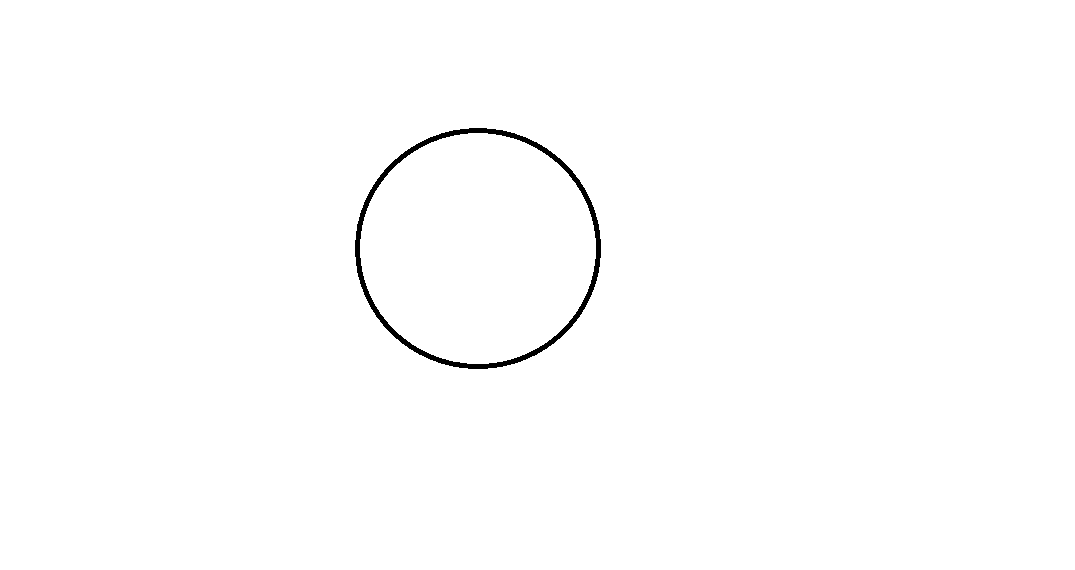
#> input picture Lessons/circle.png, 1075 x 570 px
$ python eclipse_detection_opencv.py
#> lines starting #> are read from the running program, lines starting #| are printed output that depends on the picture; after the words box and inside, x2 and y2 are one past the last pixel; in counts of white or black regions, pixels touching at a corner belong together
import numpy as np
import matplotlib.pyplot as plt
import cv2

# 1. Load and preprocess image
img = cv2.imread('circle.png')
#> img is the input picture: shape (570, 1075, 3); 99.4% white; 1 black region, box (x1, y1, x2, y2) and area: (355, 128, 601, 369) 3724
gray = cv2.cvtColor(img, cv2.COLOR_BGR2GRAY)
edges = cv2.Canny(gray, threshold1=100, threshold2=200)
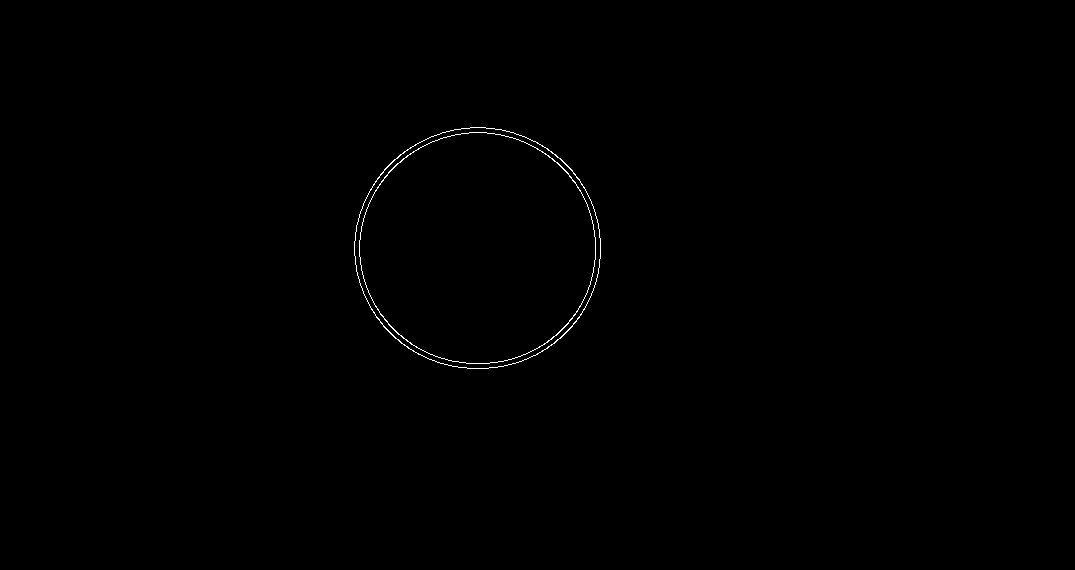
#> edges: shape (570, 1075); 0.26% white in thin lines or dots, all inside (x1, y1, x2, y2) = (354, 127, 601, 369)

# 2. Find edge contours
contours, _ = cv2.findContours(edges, cv2.RETR_LIST, cv2.CHAIN_APPROX_NONE)
#> contours = 4 contours; box (x1, y1, x2, y2) and area: (354, 127, 601, 369) 46553, (354, 127, 601, 369) 46440, (359, 132, 596, 364) 42826, (359, 132, 596, 364) 42720

# 3. Fit ellipse to each valid contour
for cnt in contours:
    if len(cnt) >= 5:  # Minimum points to fit ellipse
        ellipse = cv2.fitEllipse(cnt)
        (xc, yc), (a, b), theta = ellipse
        cv2.ellipse(img, (int(xc), int(yc)), (int(a/2), int(b/2)), theta, 0, 360, (0,255,0), 2)
#> this loop made 4 passes
#> (ellipse, a, b, theta) on passes 1 to 4: (((477.4, 247.9), (230.8, 235.8), 90.23), 230.8, 235.8, 90.23), (((477.4, 247.9), (231, 236), 90.23), 231, 236, 90.23), (((477.4, 247.9), (240.7, 245.7), 89.83), 240.7, 245.7, 89.83), (((477.4, 247.9), (241, 246), 89.78), 241, 246, 89.78)
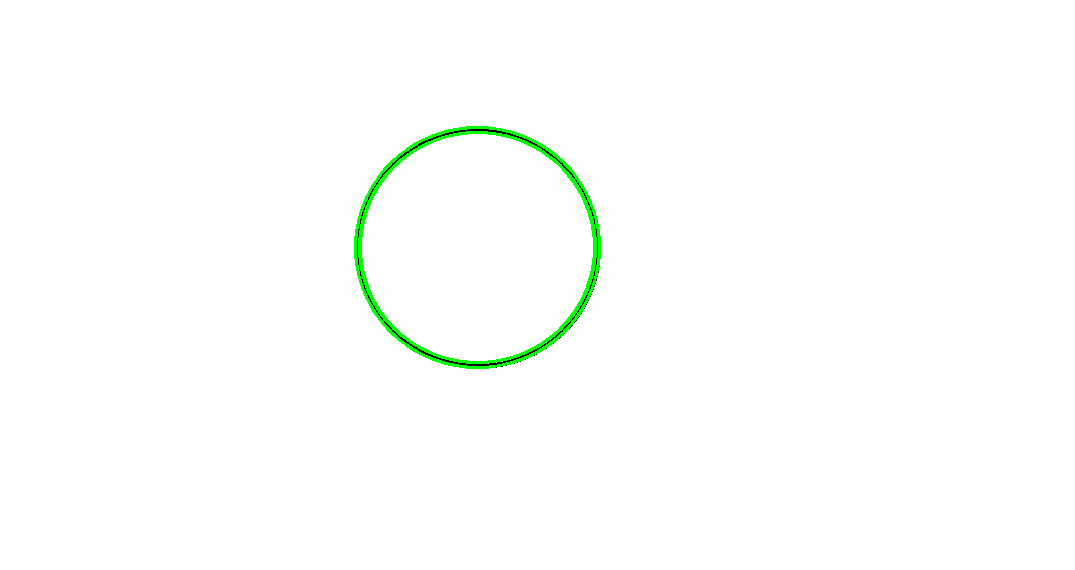
#> img: shape (570, 1075, 3); 0.79% of pixels changed, all inside (x1, y1, x2, y2) = (354, 126, 601, 369)

# 4. Show result
plt.imshow(cv2.cvtColor(img, cv2.COLOR_BGR2RGB))
plt.title('Detected Ellipses')
plt.axis('off')
plt.show()

$ run again, with Lessons/eclipse.png copied over Lessons/circle.png
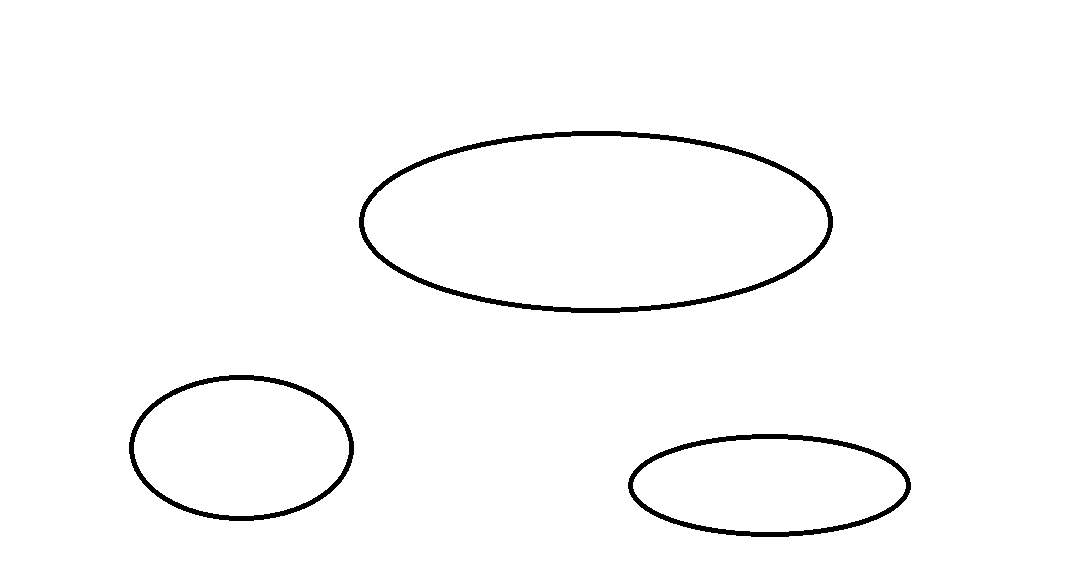
#> input picture Lessons/eclipse.png, 1075 x 570 px
#> img is the input picture: shape (570, 1075, 3); 98.2% white; 3 black regions, box (x1, y1, x2, y2) and area: (359, 131, 833, 313) 5320, (628, 434, 911, 537) 3118, (129, 375, 354, 521) 2864
#> `edges = cv2.Canny(gray, threshold1=100, threshold2=200)`:
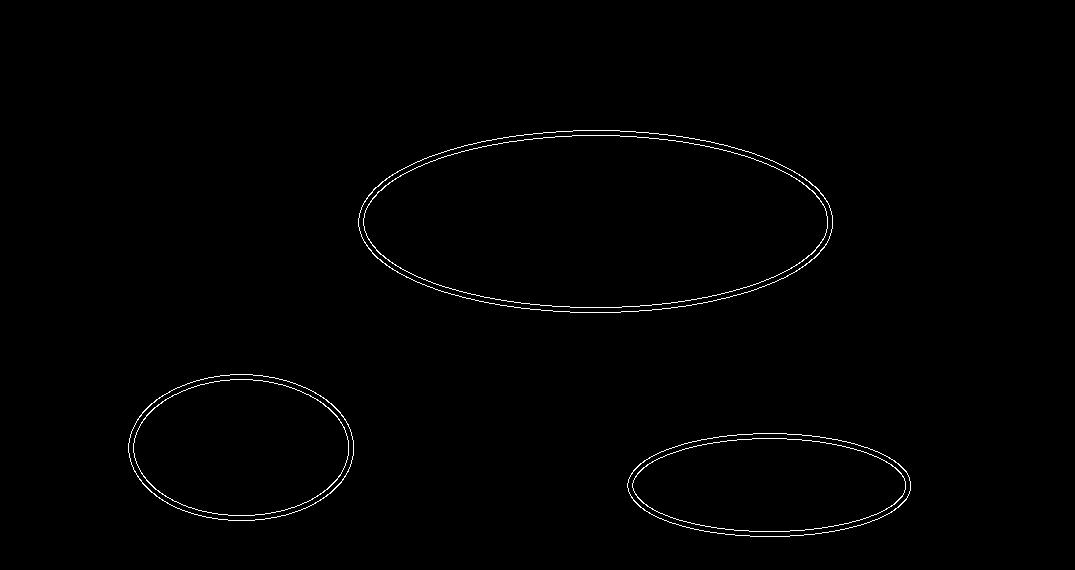
#> edges: shape (570, 1075); 0.75% white in thin lines or dots, all inside (x1, y1, x2, y2) = (128, 130, 911, 537)
#> contours = 12 contours; largest, box (x1, y1, x2, y2) and area: (358, 130, 833, 313) 67893, (358, 130, 833, 313) 67817, (363, 135, 828, 308) 62571, (363, 135, 828, 308) 62501, (128, 374, 354, 521) 25827
#> the loop `for cnt in contours:` made 12 passes
#> (xc, yc, a, b, theta) on passes 1 to 8: (769, 484.7, 92.92, 271.4, 90), (769, 484.7, 92.88, 272, 90), (769, 484.7, 103.1, 283.2, 90.01), (769, 484.7, 103.1, 283.8, 90.01), (240.9, 447.3, 135.9, 214.5, 90.01), (240.9, 447.3, 135.9, 215.1, 90.01), (240.9, 447.3, 146, 224.6, 90), (240.9, 447.3, 146, 225.2, 90)
#> after the loop `for cnt in contours:`:
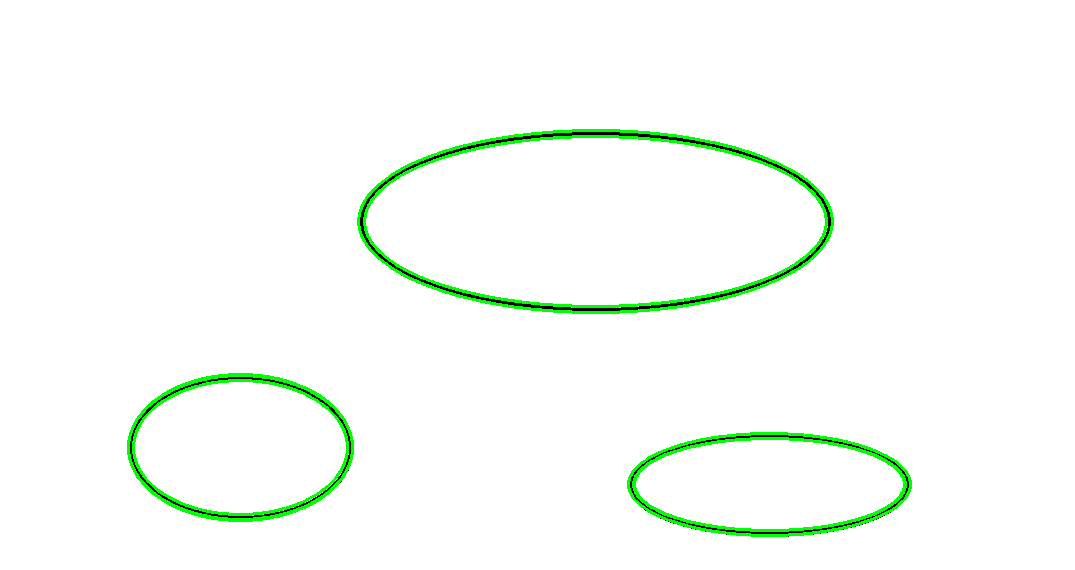
#> img: shape (570, 1075, 3); 2.28% of pixels changed, all inside (x1, y1, x2, y2) = (127, 129, 912, 537)
